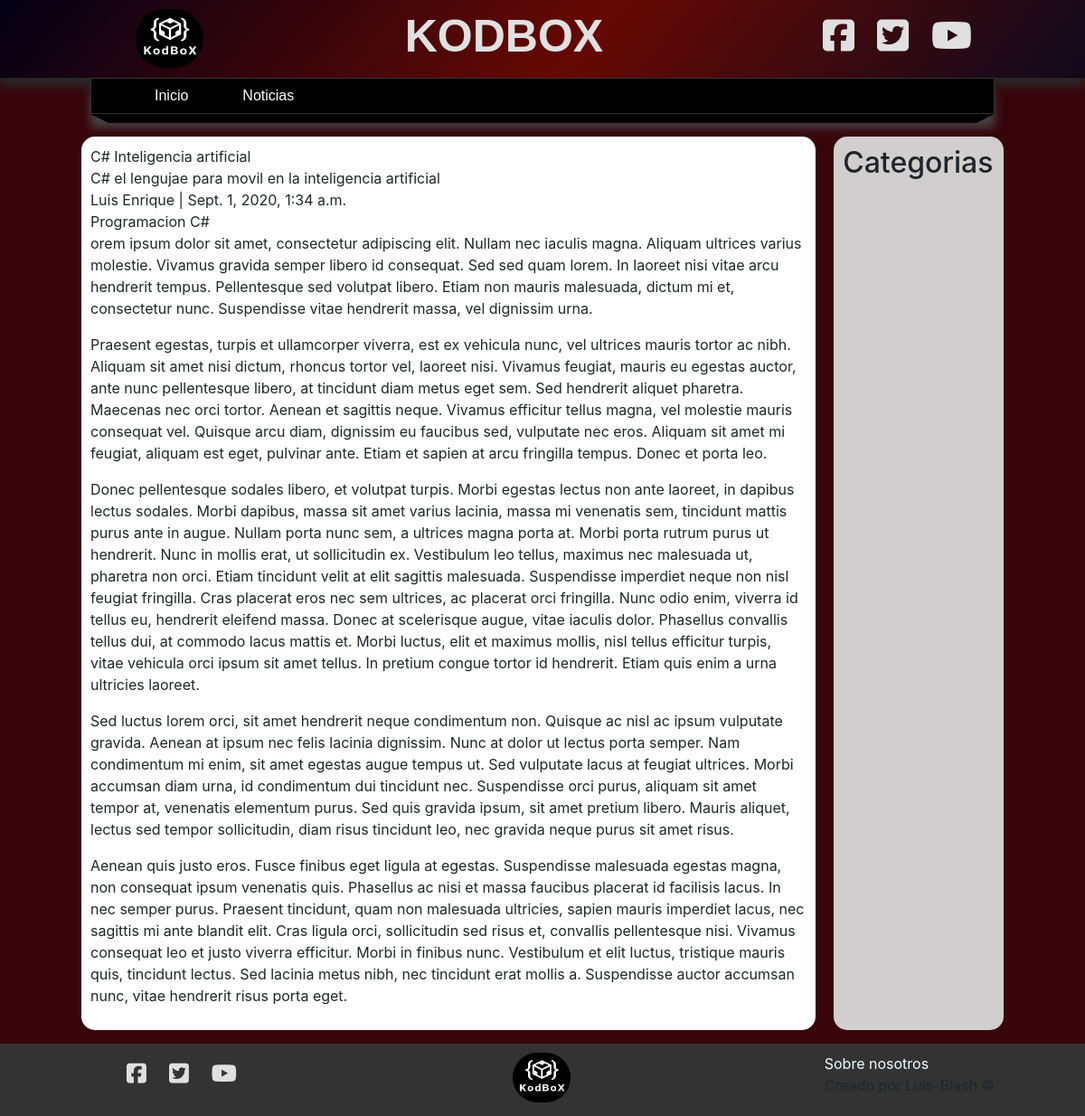
Before: /noticia/4 with the older database file.
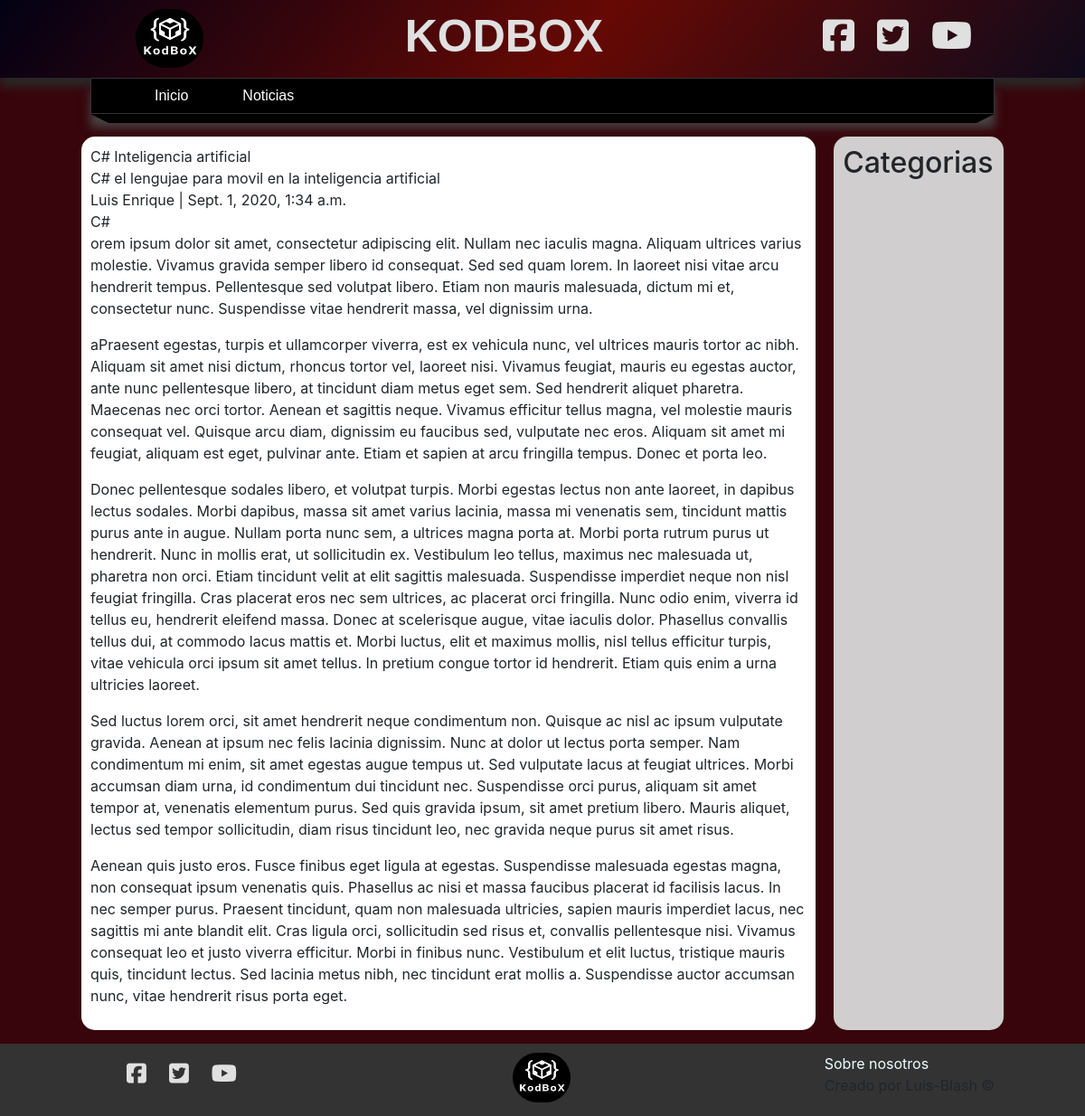
After: the same page with the newer database file.
### blog/models.py (models this page shows, shortened)
class Categoria(models.Model):
    nombre = models.CharField(max_length=100, verbose_name="nombre")
    descripcion = models.CharField(max_length=255,verbose_name="Descripcion")
    creado_el = models.DateTimeField(auto_now_add=True, verbose_name="Creado el")
    class Meta:
        verbose_name = "Categoria"
        verbose_name_plural = "Categorias"
    def __str__(self):
        return self.nombre

class Noticias(models.Model):
    titulo = models.CharField(max_length=150, verbose_name="Titulo")
    subtitulo = models.CharField(max_length=250, verbose_name="Sub titulo")
    contenido = RichTextField(verbose_name="Contenido")
    imagen = models.ImageField(default="null",verbose_name="Imagen", upload_to="noticias")
    publico = models.BooleanField(verbose_name="¿Publico?")
    usuario = models.ForeignKey(User, editable=False, verbose_name="Usuario", on_delete=models.CASCADE)
    categorias = models.ManyToManyField(Categoria, verbose_name="Categorias", blank=True)
    creado_el = models.DateTimeField(auto_now_add=True, verbose_name="Creado el")
    actualizado_el = models.DateTimeField(auto_now=True,verbose_name="Actualizado el")
    class Meta:
        verbose_name = "Noticia"
        verbose_name_plural = "Noticias"

### blog/views.py (the view)
# urls.py: path("noticia/<int:noticia_id>", views.noticia, name="noticia")
def noticia(request, noticia_id):
    noticia = get_object_or_404(Noticias, id= noticia_id)
    return render(request, 'noticias/noticia-individual.html',{
        "noticia":noticia
    })

### blog/processor.py (called while the page is built)
def get_categorias(request):
    categorias_uso= Noticias.objects.filter(publico=True).values_list("categorias", flat=True)
    categorias = Categoria.objects.filter(id__in=categorias_uso).values_list("id","nombre")
    return {
        "categorias": categorias,
        "id": categorias_uso
    }

### blog/templates/noticias/noticia-individual.html (shortened to what this page needs)
{% extends 'layouts/layout.html'%}
{% block news %}
{{ noticia.titulo }}
<br>
{{ noticia.subtitulo }}
<br>
{{ noticia.usuario.first_name }} | {{ noticia.creado_el}}
<br>
{% for categoria in noticia.categorias.all %}
{{ categoria }}
{% endfor %}
<br>
{{ noticia.contenido|safe }}
{% endblock %}

Changed rows visible on the page:
no longer on this page (row unchanged): Categoria: nombre "Programacion"
changed Noticias "C# Inteligencia artificial": contenido "…massa, vel dignissim urna. Praesent egestas, turpis et ullamcorper…" → "…massa, vel dignissim urna. aPraesent egestas, turpis et ullamcorper…"
